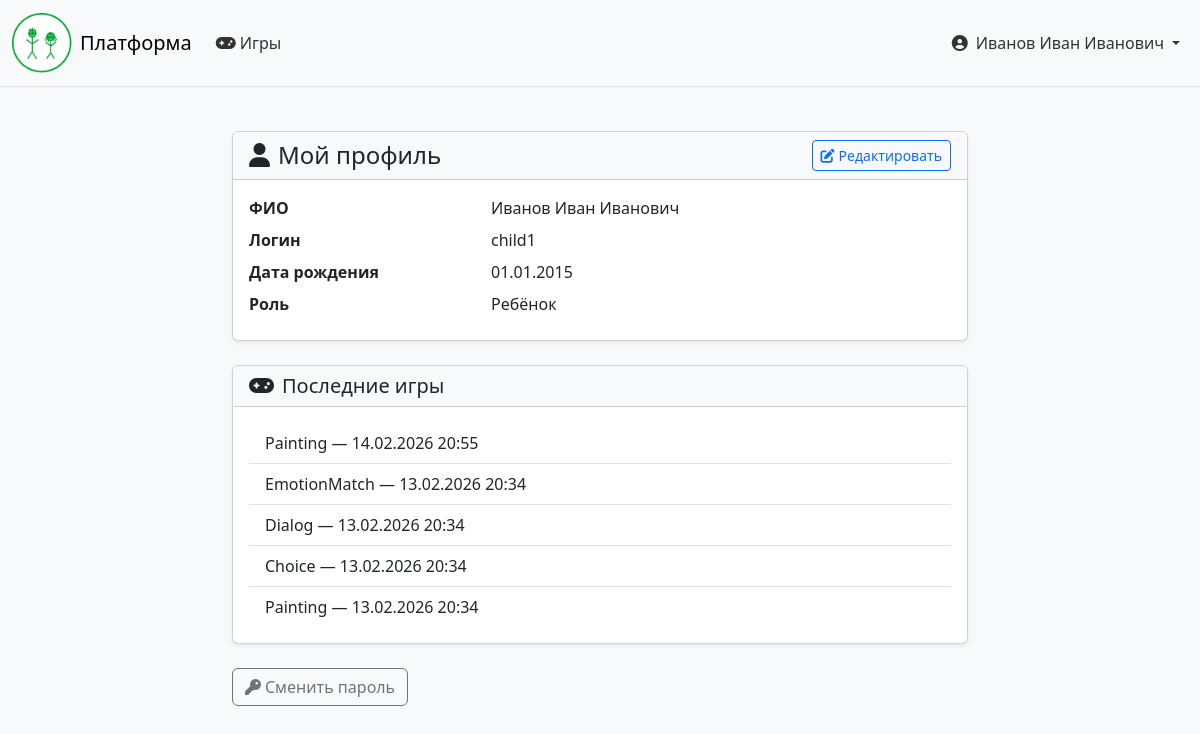
Page /profile/ (signed in) on the earlier database version.
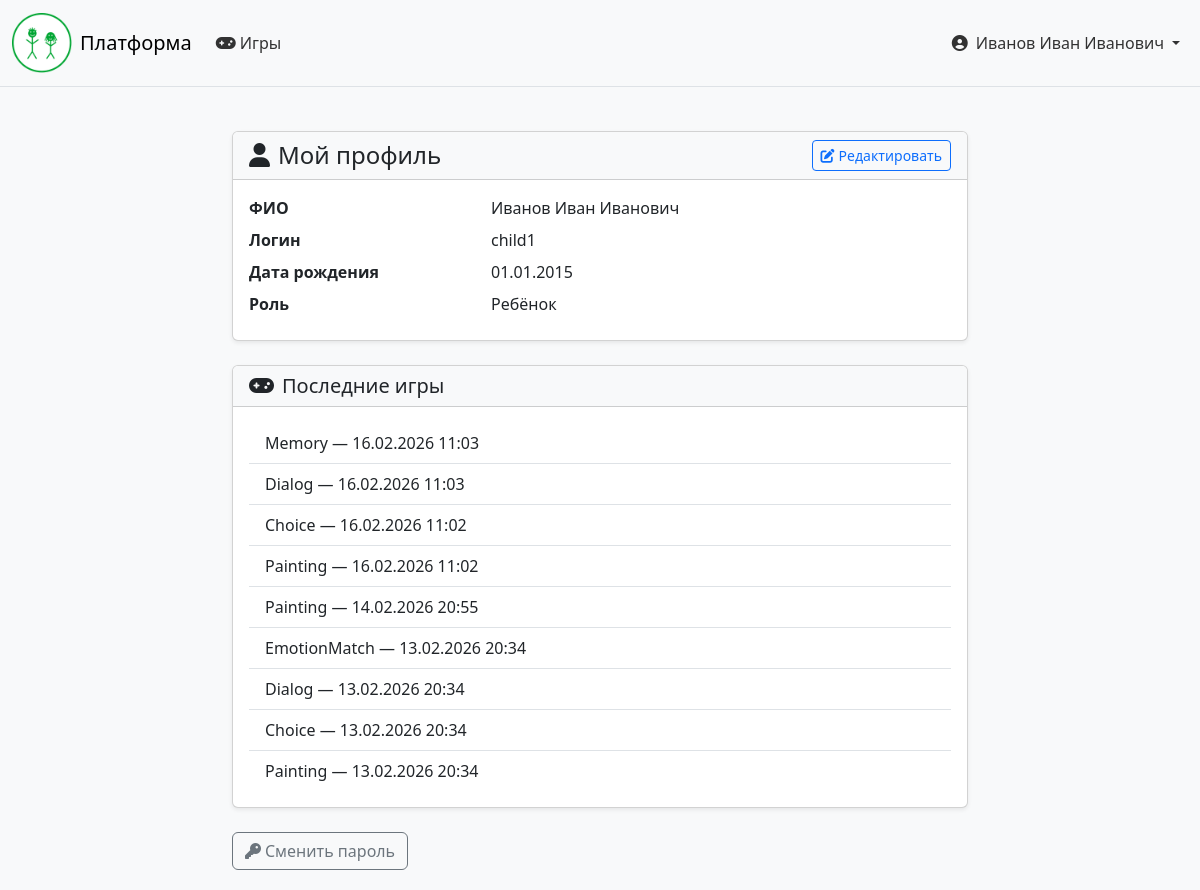
Same page on the later database version.
### accounts/models.py (models this page shows, shortened)
class CUsers(models.Model):
    username = models.CharField('логин', max_length=150, unique=True)
    name = models.CharField('фио', max_length=150)
    date_of_b = models.DateField('дата рождения')
    role = models.CharField(max_length=20, choices=[
        ('admin', 'Администратор'),
        ('doctor', 'Врач'),
        ('parent', 'Родитель'),
        ('child', 'Ребёнок'),
    ], default='child')
    password = models.CharField('пароль', max_length=150)
    is_auth = models.BooleanField(default=False)
    created_at = models.DateTimeField(auto_now_add=True)
    children = models.ManyToManyField(
        'self',
        symmetrical=False,
        related_name='parents',
        blank=True
    )
    patients = models.ManyToManyField(
        'self',
        symmetrical=False,
        related_name='doctors',
        blank=True,
        limit_choices_to={'role': 'child'}
    )
    connection_code = models.CharField(max_length=10, blank=True, null=True, unique=True)
    code_expires = models.DateTimeField(blank=True, null=True)
    class Meta:
        verbose_name = 'Пользователь'
        verbose_name_plural = 'Пользователи'

class GameResult(models.Model):
    user = models.ForeignKey(CUsers, on_delete=models.CASCADE, related_name='game_results')
    session = models.ForeignKey(GameSession, on_delete=models.CASCADE, null=True, blank=True, related_name='results')
    game_type = models.CharField(max_length=20, choices=[
        ('Painting', 'Раскраска'),
        ('Dialog', 'Эмоциональный диалог'),
        ('Choice', 'Эмоциональные сценарии'),
        ('Memory', 'Память'),
        ('Puzzle', 'Головоломка'),
        ('Sequence', 'Последовательность'),
        ('EmotionFace', 'Узнай эмоцию'),
        ('Attention', 'Внимание'),
        ('GoNoGo', 'Стоп-игра'),
        ('Sort', 'Сортировка'),
        ('Pattern', 'Паттерн'),
        ('EmotionMatch', 'Эмоция и ситуация'),
    ])
    joy = models.IntegerField(default=0)      # радость
    sorrow = models.IntegerField(default=0)    # грусть
    love = models.IntegerField(default=0)      # любовь
    anger = models.IntegerField(default=0)      # гнев
    boredom = models.IntegerField(default=0)    # скука
    happiness = models.IntegerField(default=0)  # счастье
    reaction_time = models.FloatField(null=True, blank=True)  # среднее время реакции в мс
    reaction_times = models.JSONField(default=list)  # все времена реакций для анализа вариабельности
    mistakes = models.IntegerField(default=0)  # количество ошибок
    mistake_types = models.JSONField(default=dict)  # типы ошибок {'attention': 2, 'inhibition': 1}
    hints_used = models.IntegerField(default=0)  # использование подсказок
    hint_timing = models.JSONField(default=list)  # когда запрашивал подсказки
    strategy_type = models.CharField(max_length=50, null=True, blank=True)  # систематический/импульсивный/адаптивный
    accuracy = models.FloatField(default=0.0)  # точность (0-1)
    performance_metrics = models.JSONField(default=dict)  # дополнительные метрики
    fuzzy_analysis = models.JSONField(default=dict)  # результаты нечёткой классификации
    drawing_data = models.JSONField(null=True, blank=True)  # данные о рисунке (цвета, области)
    final_image = models.ImageField(upload_to='drawings/', null=True, blank=True)
    dialog_answers = models.JSONField(null=True, blank=True)
    choices = models.JSONField(null=True, blank=True)
    date = models.DateTimeField(auto_now_add=True)
    class Meta:
        verbose_name = "Результат игры"
        verbose_name_plural = "Результаты игр"
        ordering = ['-date']

### accounts/views.py (the view)
# urls.py: path('profile/', views.profile_view, name='profile'),
def profile_view(request):
    user_id = request.session.get('user_id')
    if not user_id:
        return redirect('login')
    user = get_object_or_404(CUsers, id=user_id)
    context = {'user': user}
    if user.role == 'doctor':
        try:
            context['license'] = user.license
        except DoctorLicense.DoesNotExist:
            context['license'] = None
    elif user.role == 'parent':
        context['children'] = user.children.all()
    elif user.role == 'child':
        context['game_results'] = GameResult.objects.filter(user=user)[:10]
        context['parents'] = user.parents.all()
    return render(request, 'profile.html', context)

### accounts/templates/profile.html (shortened to what this page needs)
{% extends 'base.html' %}
{% load static %}
{% block content %}
<div class="container mt-4">
    <div class="row">
        <div class="col-lg-8 mx-auto">
            <div class="card shadow-sm">
                <div class="card-header bg-light d-flex justify-content-between align-items-center">
                    <h4 class="mb-0"><i class="fas fa-user me-2"></i>Мой профиль</h4>
                    <a href="{% url 'profile_edit' %}" class="btn btn-outline-primary btn-sm">
                        <i class="fas fa-edit me-1"></i>Редактировать
                    </a>
                </div>
                <div class="card-body">
                    <dl class="row mb-0">
                        <dt class="col-sm-4">ФИО</dt>
                        <dd class="col-sm-8">{{ user.name }}</dd>
                        <dt class="col-sm-4">Логин</dt>
                        <dd class="col-sm-8">{{ user.username }}</dd>
                        <dt class="col-sm-4">Дата рождения</dt>
                        <dd class="col-sm-8">{{ user.date_of_b|date:"d.m.Y" }}</dd>
                        <dt class="col-sm-4">Роль</dt>
                        <dd class="col-sm-8">{{ user.get_role_display }}</dd>
                    </dl>
                </div>
            </div>
            {% if user.role == 'child' %}
            <div class="card shadow-sm mt-4">
                <div class="card-header bg-light">
                    <h5 class="mb-0"><i class="fas fa-gamepad me-2"></i>Последние игры</h5>
                </div>
                <div class="card-body">
                    {% if game_results %}
                    <ul class="list-group list-group-flush">
                        {% for result in game_results %}
                        <li class="list-group-item">
                            {{ result.game_type }} — {{ result.date|date:"d.m.Y H:i" }}
                        </li>
                        {% endfor %}
                    </ul>
                    {% else %}
                    <p class="text-muted mb-0">Пока нет сыгранных игр.</p>
                    {% endif %}
                </div>
            </div>
            {% endif %}
            <div class="mt-4">
                <a href="{% url 'change_password' %}" class="btn btn-outline-secondary">
                    <i class="fas fa-key me-1"></i>Сменить пароль
                </a>
            </div>
        </div>
    </div>
</div>
{% endblock %}

### accounts/templates/base.html (shortened to what this page needs)
{% load static %}
<!DOCTYPE html>
<html lang="ru">
<head>
    <link href="https://cdn.jsdelivr.net/npm/bootstrap@5.3.2/dist/css/bootstrap.min.css" rel="stylesheet">
    <link rel="stylesheet" href="https://cdnjs.cloudflare.com/ajax/libs/font-awesome/6.5.1/css/all.min.css">
</head>
<body>
    <nav class="navbar navbar-expand-lg navbar-light bg-light border-bottom sticky-top">
        <div class="container-fluid">
            <a class="navbar-brand d-flex align-items-center" href="{% url 'home' %}">
                <img src="{% static 'img/logo.png' %}" alt="Логотип" class="me-2" onerror="this.style.display='none'">
                <span>Платформа</span>
            </a>
            <div class="collapse navbar-collapse" id="navbarNav">
                <ul class="navbar-nav me-auto">
                    {% if request.session.user_role == 'admin' %}
                    <li class="nav-item"><a class="nav-link" href="{% url 'admin_dashboard' %}"><i class="fas fa-tachometer-alt me-1"></i>Панель</a></li>
                    <li class="nav-item"><a class="nav-link" href="{% url 'admin_verify_licenses' %}"><i class="fas fa-id-card me-1"></i>Лицензии</a></li>
                    <li class="nav-item"><a class="nav-link" href="{% url 'admin_bulk_assign' %}"><i class="fas fa-users me-1"></i>Назначения</a></li>
                    {% elif request.session.user_role == 'doctor' %}
                    <li class="nav-item"><a class="nav-link" href="{% url 'doctor_dashboard' %}"><i class="fas fa-tachometer-alt me-1"></i>Панель</a></li>
                    <li class="nav-item"><a class="nav-link" href="{% url 'profile' %}"><i class="fas fa-user me-1"></i>Профиль</a></li>
                    {% elif request.session.user_role == 'parent' and request.session.user_id %}
                    <li class="nav-item"><a class="nav-link" href="{% url 'parent_dashboard' request.session.user_id %}"><i class="fas fa-home me-1"></i>Мои дети</a></li>
                    <li class="nav-item"><a class="nav-link" href="{% url 'profile' %}"><i class="fas fa-user me-1"></i>Профиль</a></li>
                    {% elif request.session.user_role == 'child' and request.session.user_id %}
                    <li class="nav-item"><a class="nav-link" href="{% url 'game_dashboard' request.session.user_id %}"><i class="fas fa-gamepad me-1"></i>Игры</a></li>
                    {% else %}
                    <li class="nav-item"><a class="nav-link" href="{% url 'home' %}"><i class="fas fa-home me-1"></i>Главная</a></li>
                    <li class="nav-item"><a class="nav-link" href="{% url 'register_choice' %}"><i class="fas fa-user-plus me-1"></i>Регистрация</a></li>
                    {% endif %}
                </ul>
                <ul class="navbar-nav">
                    {% if request.session.user_name %}
                    <li class="nav-item dropdown">
                        <a class="nav-link dropdown-toggle d-flex align-items-center" href="#" id="userDropdown" role="button" data-bs-toggle="dropdown" aria-expanded="false">
                            <i class="fas fa-user-circle me-2"></i>
                            <span class="d-none d-md-inline">{{ request.session.user_name }}</span>
                        </a>
                    </li>
                    {% else %}
                    <li class="nav-item"><a class="nav-link" href="{% url 'login' %}"><i class="fas fa-sign-in-alt me-1"></i>Вход</a></li>
                    {% endif %}
                </ul>
            </div>
        </div>
    </nav>
    <main {% block main_attr %}class="main-default"{% endblock %}>
        <div class="main-content">
            {% block content %}
            {% endblock %}
        </div>
    </main>
</body>
</html>

### accounts/templates/base.html (style rules this page uses)
html, body { height: 100%; margin: 0; display: flex; flex-direction: column; }
body { font-family: 'Muller', system-ui, sans-serif; background-color: #f8f9fa; color: #343a40; }
main { flex: 1; display: flex; flex-direction: column; padding: 0; }
main .main-content { flex: 1; width: 100%; max-width: 1200px; margin: 0 auto; padding: 20px; }
.navbar-brand img { max-height: 60px; }
.nav-link { color: rgba(0,0,0,0.8) !important; }
.dropdown-toggle::after { margin-left: 0.5em; }

Differences in the rows shown:
added GameResult: game_type "Memory", date "16.02.2026 11:03"
added GameResult: game_type "Dialog", date "16.02.2026 11:03"
added GameResult: game_type "Choice", date "16.02.2026 11:02"
added GameResult: game_type "Painting", date "16.02.2026 11:02"
